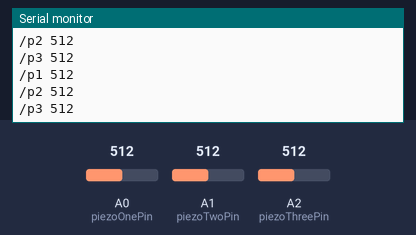
Simulated run of this sketch. Board: Arduino Uno, built with avr-gcc and run on an emulated ATmega328P. On the bench: the last lines printed to the serial monitor. The inputs (shaded band) are chosen by the test bench; at power-on: A0 (piezoOnePin) = 512, A1 (piezoTwoPin) = 512, A2 (piezoThreePin) = 512.

Above: at 1.2 s.
1.3 s: A0 (piezoOnePin) set to 992
At 2.3 s:
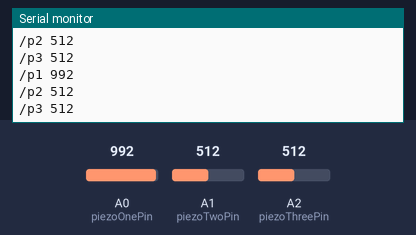
2.8 s: A0 (piezoOnePin) set to 1010
At 3.3 s:
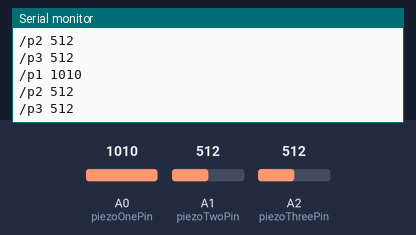
4.3 s: A1 (piezoTwoPin) set to 109
At 5.2 s:
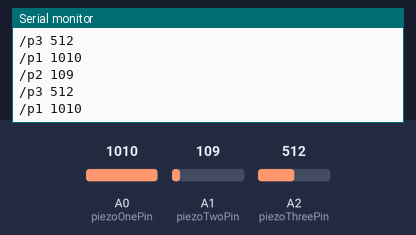
5.8 s: A1 (piezoTwoPin) set to 90
At 6.5 s:
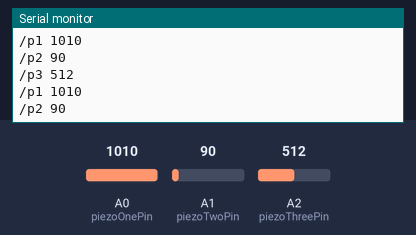
Timing chart, 0 to 8.8 s (numbered marks = the images above; inputs shaded):
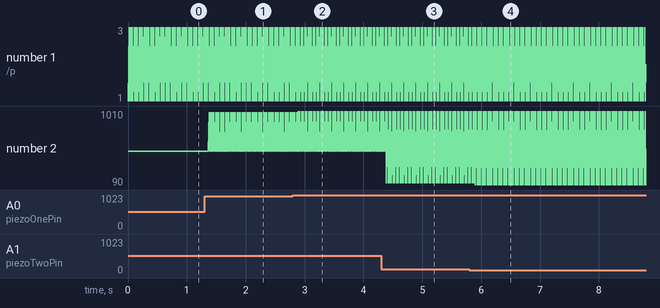

The sketch:

Laces.ino
```cpp
const int piezoOnePin = A0;
const int piezoTwoPin = A1;
const int piezoThreePin = A2;

int piezoOne = 0;
int piezoTwo = 0;
int piezoThree = 0;

void setup() {
  Serial.begin(9600);
}

void loop() {
  piezoOne = analogRead(piezoOnePin);
  piezoTwo = analogRead(piezoTwoPin);
  piezoThree = analogRead(piezoThreePin);

  Serial.print("/p1 "); Serial.println(piezoOne);
  Serial.print("/p2 "); Serial.println(piezoTwo);
  Serial.print("/p3 "); Serial.println(piezoThree);
}
```

Measured:
- after the input at 1.3 s, the serial monitor: prints a new line after 0.08 s (image 1)
- after the input at 2.8 s, the serial monitor: prints a new line after 0.09 s (image 2)
- after the input at 4.3 s, the serial monitor: prints a new line after 0.09 s (image 3)
- after the input at 5.8 s, the serial monitor: prints a new line after 0.10 s (image 4)
- plotted number 2: 512 → 1010 after the input at 2.8 s
